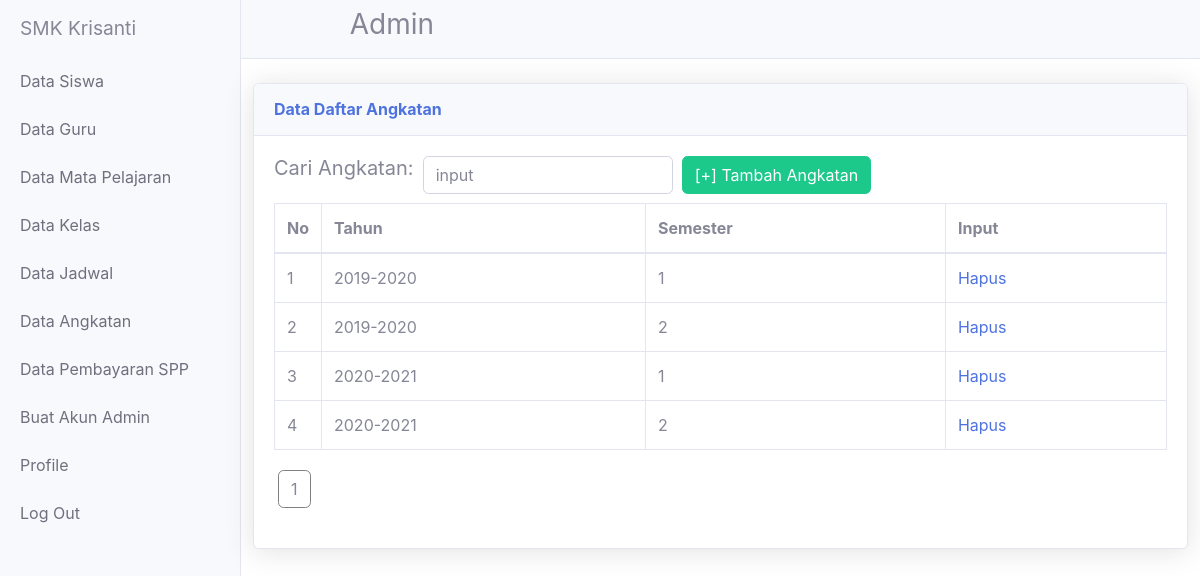
The app's page /admin/data_angkatan.php with its own data.
### tables this page shows
CREATE TABLE `angkatan` (
  `id_angkatan` int(100) NOT NULL,
  `tahun` varchar(255) NOT NULL,
  `semester` int(100) NOT NULL
);

### admin/data_angkatan.php (the view, shortened to what this page needs)
<?php include('header.php');?>
 <br>
 <div class="col-xl-12 col-lg-7" style="margin-left: auto;    margin-right: auto;">
              <div class="card shadow mb-4">
                <div class="card-header py-3 d-flex flex-row align-items-center justify-content-between">
                  <h6 class="m-0 font-weight-bold text-primary">Data Daftar Angkatan</h6>
                </div>
                <div class="card-body">
                <div class="table-responsive">
                  <div class="row" style="margin-left:auto; margin-bottom:1%;">
                  <h5> Cari Angkatan:</h5>
                      <input id="myInput" onkeyup="myFunction()" placeholder="input" type="search" class="form-control" style="margin-right:1%;max-width:250px; margin-left:1%;"placeholder="" aria-controls="dataTable">
                      <a class="btn btn-success" href="input_angkatan.php?id_admin=<?php echo $id_admin ?>">[+] Tambah Angkatan</a>
                    </div>
       <table class="table table-bordered" id="myTable" width="100%" cellspacing="0">
                <thead>
                <tr>
                <th>No</th>
                <th>Tahun</th>
                <th>Semester</th>
                <th>Input</th>
                </tr>
                </thead>
                <?php
                $halaman = 10;
                $page = isset($_GET['halaman'])? (int)$_GET["halaman"]:1;
                $mulai = ($page>1) ? ($page * $halaman) - $halaman : 0;
	$sql="SELECT * FROM angkatan ORDER by tahun asc";
  $query=mysqli_query($db,$sql);
  $total = mysqli_num_rows($query);
  $pages = ceil($total/$halaman);
  $getData = mysqlI_query($db,"SELECT * FROM angkatan ORDER by tahun asc LIMIT $mulai, $halaman");
$i=0;
	while($siswa=mysqli_fetch_array($getData)){
    $i++;
		echo"<tr>";
		echo"<td style='width:20px;'>$i</td>";
		echo"<td>".$siswa['tahun']."</td>";
		echo"<td>".$siswa['semester']."</td>";
		echo"<td ><a href='hapus.php?id=".$siswa['id_angkatan']."&&type=angkatan&&id_admin=$id_admin'>Hapus</a></td>";
		echo"</tr>";
	}
	?>
                  </table>
  <div  style="margin-left:auto" class="row">
  <div style="col-6">
  <ul class="pagination">
  <?php for ($j=1; $j<=$pages ; $j++){ ?>
    <li >
  <a class="btn" style="border:solid 1px grey ; margin:4px;" href="?halaman=<?php echo "$j&&?id_admin=$id_admin"; ?>"><?php echo $j; ?></a>
  </li>
  <?php } ?>
  </ul>
</div>
</div>
                  </div>
                </div>
              </div>
            </div>

### css/simple-sidebar.css (style rules this page uses)
body { overflow-x: hidden; }

### records on screen
angkatan: tahun "2019-2020", semester "1"
angkatan: tahun "2019-2020", semester "2"
angkatan: tahun "2020-2021", semester "1"
angkatan: tahun "2020-2021", semester "2"
